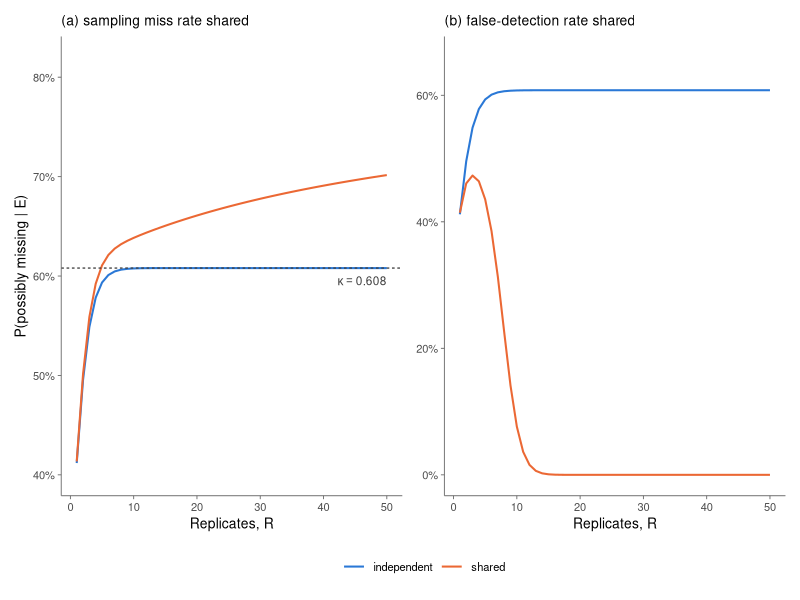

Recreate this plot in R.
## ---------------------------------------------------------------------------
## SI figure: correlated errors between the local observation and the replicates
## Evidence throughout: Yhat = 1, O_l = 0, detection in every replicate (n = R)
## ---------------------------------------------------------------------------

library(ggplot2)
library(patchwork)

eY     <- 0.20      # model error
rho    <- 0.15      # realisation rate
el_fix <- 0.30      # sampling miss rate, when held fixed
f_fix  <- 0.05      # false-detection rate, when held fixed
nu     <- 40        # concentration of the beta distribution over the shared rate
Rs     <- 1:50      # number of replicates

## the eight categories, as (z_Y, z_l, z_r) signatures
sig <- rbind(c(1,1,1), c(1,1,0), c(1,0,1), c(1,0,0),
             c(0,1,1), c(0,1,0), c(0,0,1), c(0,0,0))
rownames(sig) <- c("recurrent", "locally unique", "possibly missing", "phantom",
                   "model-elusive", "weakly-supported", "locally absent",
                   "possibly forbidden")
pm <- 3   # row of possibly missing

## Likelihood of the evidence for each category, vectorised over a grid of rates.
## Directional local axis throughout (Eq. likelihood_dir): a realised link is
## missed at epsilon_l, an absent one is recorded at f.
lik <- function(el, f, R) {
  n  <- max(length(el), length(f))
  el <- rep_len(el, n); f <- rep_len(f, n)
  lmatch <- 1 - f                                   # O_l = 0 matches z_l = 0
  p1 <- rho * (1 - el)
  out <- matrix(0, nrow = 8, ncol = n)
  for (i in 1:8) {
    lY <- if (sig[i, 1] == 1) 1 - eY else eY
    lL <- if (sig[i, 2] == 0) lmatch else el
    p  <- if (sig[i, 3] == 1) p1 else f
    out[i, ] <- lY * lL * p^R
  }
  out
}

## posterior with both rates fixed
post_fixed <- function(el, f, R) {
  L <- lik(el, f, R); as.vector(L / sum(L))
}

## posterior after marginalising over a rate drawn once per link
grid <- (seq_len(20000) - 0.5) / 20000
post_shared <- function(R, w, el = el_fix, f = f_fix) {
  tot <- as.vector(lik(el, f, R) %*% w)
  tot / sum(tot)
}

## ---- (a) detectability u = 1 - epsilon_l drawn once per link ----------------
u_bar <- 1 - el_fix
al    <- u_bar * nu ; bl <- (1 - u_bar) * nu
w_u   <- dbeta(grid, al, bl)
a_ind <- sapply(Rs, function(R) post_fixed(el_fix, f_fix, R)[pm])
a_sha <- sapply(Rs, function(R) post_shared(R, w_u, el = 1 - grid, f = f_fix)[pm])

## closed form of the two replacements in Eq. (corr_el), valid when n = R
post_closed <- function(n) {
  prod_u <- prod((al + seq_len(n) - 1) / (al + bl + seq_len(n) - 1))
  out <- numeric(8)
  for (i in 1:8) {
    lY   <- if (sig[i, 1] == 1) 1 - eY else eY
    el_t <- bl / (al + bl + n * sig[i, 3])              # miss rate, updated only if z_r = 1
    lL   <- if (sig[i, 2] == 0) 1 - f_fix else el_t     # absent locally: f, untouched
    Pc   <- if (sig[i, 3] == 1) rho^n * prod_u else f_fix^n
    out[i] <- lY * lL * Pc
  }
  out / sum(out)
}
stopifnot(max(abs(a_sha - sapply(Rs, function(R) post_closed(R)[pm]))) < 1e-6)

## ---- (b) false-detection rate f drawn once per link -------------------------
w_f   <- dbeta(grid, f_fix * nu, (1 - f_fix) * nu)
b_ind <- sapply(Rs, function(R) post_fixed(el_fix, f_fix, R)[pm])
b_sha <- sapply(Rs, function(R) post_shared(R, w_f, el = el_fix, f = grid)[pm])

kappa <- (1 - eY) * (1 - f_fix) / ((1 - f_fix) + el_fix)   # 0.608

dat <- rbind(
  data.frame(panel = "a", R = Rs, errors = "independent", p = a_ind),
  data.frame(panel = "a", R = Rs, errors = "shared",      p = a_sha),
  data.frame(panel = "b", R = Rs, errors = "independent", p = b_ind),
  data.frame(panel = "b", R = Rs, errors = "shared",      p = b_sha))
dat$errors <- factor(dat$errors, levels = c("independent", "shared"))

cols <- c(independent = "#2a78d6", shared = "#eb6834")
pct  <- function(x) paste0(round(100 * x), "%")

base <- theme_classic(base_size = 10) +
  theme(legend.position   = "bottom",
        legend.title      = element_blank(),
        legend.key.width  = unit(18, "pt"),
        plot.title        = element_text(size = 10, hjust = 0),
        axis.line         = element_line(colour = "grey40", linewidth = 0.3),
        axis.ticks        = element_line(colour = "grey40", linewidth = 0.3))

## the dashed rule is drawn AFTER the curves: the independent curve rises to
## kappa, so a rule drawn underneath it is hidden by the blue line at large R
pa <- ggplot(subset(dat, panel == "a"), aes(R, p, colour = errors)) +
  geom_line(linewidth = 0.7) +
  geom_hline(yintercept = kappa, linetype = "22",
             colour = "grey25", linewidth = 0.45) +
  annotate("text", x = max(Rs), y = kappa, label = "kappa == 0.608", parse = TRUE,
           hjust = 1, vjust = 1.9, size = 3, colour = "grey25") +
  scale_colour_manual(values = cols) +
  scale_y_continuous(limits = c(0.40, 0.82), labels = pct) +
  labs(title = "(a) sampling miss rate shared",
       x = "Replicates, R", y = "P(possibly missing | E)") + base

pb <- ggplot(subset(dat, panel == "b"), aes(R, p, colour = errors)) +
  geom_line(linewidth = 0.7) +
  scale_colour_manual(values = cols) +
  scale_y_continuous(limits = c(0, 0.66), labels = pct) +
  labs(title = "(b) false-detection rate shared",
       x = "Replicates, R", y = NULL) + base

fig <- pa + pb + plot_layout(guides = "collect") &
  theme(legend.position = "bottom")

ggsave("correlation.pdf", fig, width = 7.2, height = 3.2)
